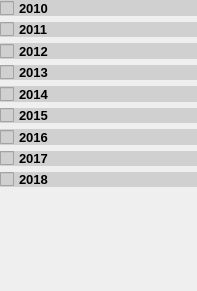
           <widget class="QWidget" name="scrollAreaWidgetContents_4">
            <property name="geometry">
             <rect>
              <x>0</x>
              <y>0</y>
              <width>197</width>
              <height>291</height>
             </rect>
            </property>
            <widget class="QWidget" name="gridLayoutWidget_2">
             <property name="geometry">
              <rect>
               <x>0</x>
               <y>0</y>
               <width>201</width>
               <height>187</height>
              </rect>
             </property>
             <layout class="QGridLayout" name="gridLayout_3">
              <item row="1" column="0">
               <widget class="QCheckBox" name="checkBox_16">
                <property name="font">
                 <font>
                  <pointsize>10</pointsize>
                  <weight>75</weight>
                  <bold>true</bold>
                 </font>
                </property>
                <property name="styleSheet">
                 <string notr="true">background-color: rgb(208, 208, 208);</string>
                </property>
                <property name="text">
                 <string>2011</string>
                </property>
               </widget>
              </item>
              <item row="6" column="0">
               <widget class="QCheckBox" name="checkBox_23">
                <property name="font">
                 <font>
                  <pointsize>10</pointsize>
                  <weight>75</weight>
                  <bold>true</bold>
                 </font>
                </property>
                <property name="styleSheet">
                 <string notr="true">background-color: rgb(208, 208, 208);</string>
                </property>
                <property name="text">
                 <string>2016</string>
                </property>
               </widget>
              </item>
              <item row="5" column="0">
               <widget class="QCheckBox" name="checkBox_22">
                <property name="font">
                 <font>
                  <pointsize>10</pointsize>
                  <weight>75</weight>
                  <bold>true</bold>
                 </font>
                </property>
                <property name="styleSheet">
                 <string notr="true">background-color: rgb(208, 208, 208);</string>
                </property>
                <property name="text">
                 <string>2015</string>
                </property>
               </widget>
              </item>
              <item row="8" column="0">
               <widget class="QCheckBox" name="checkBox_26">
                <property name="font">
                 <font>
                  <pointsize>10</pointsize>
                  <weight>75</weight>
                  <bold>true</bold>
                 </font>
                </property>
                <property name="styleSheet">
                 <string notr="true">background-color: rgb(208, 208, 208);</string>
                </property>
                <property name="text">
                 <string>2018</string>
                </property>
               </widget>
              </item>
              <item row="0" column="0">
               <widget class="QCheckBox" name="checkBox_29">
                <property name="font">
                 <font>
                  <pointsize>10</pointsize>
                  <weight>75</weight>
                  <bold>true</bold>
                 </font>
                </property>
                <property name="styleSheet">
                 <string notr="true">background-color: rgb(208, 208, 208);</string>
                </property>
                <property name="text">
                 <string>2010</string>
                </property>
               </widget>
              </item>
              <item row="2" column="0">
               <widget class="QCheckBox" name="checkBox_21">
                <property name="font">
                 <font>
                  <pointsize>10</pointsize>
                  <weight>75</weight>
                  <bold>true</bold>
                 </font>
                </property>
                <property name="styleSheet">
                 <string notr="true">background-color: rgb(208, 208, 208);</string>
                </property>
                <property name="text">
                 <string>2012</string>
                </property>
               </widget>
              </item>
              <item row="4" column="0">
               <widget class="QCheckBox" name="checkBox_20">
                <property name="font">
                 <font>
                  <pointsize>10</pointsize>
                  <weight>75</weight>
                  <bold>true</bold>
                 </font>
                </property>
                <property name="styleSheet">
                 <string notr="true">background-color: rgb(208, 208, 208);</string>
                </property>
                <property name="text">
                 <string>2014</string>
                </property>
               </widget>
              </item>
              <item row="3" column="0">
               <widget class="QCheckBox" name="checkBox_24">
                <property name="font">
                 <font>
                  <pointsize>10</pointsize>
                  <weight>75</weight>
                  <bold>true</bold>
                 </font>
                </property>
                <property name="styleSheet">
                 <string notr="true">background-color: rgb(208, 208, 208);</string>
                </property>
                <property name="text">
                 <string>2013</string>
                </property>
               </widget>
              </item>
              <item row="7" column="0">
               <widget class="QCheckBox" name="checkBox_25">
                <property name="font">
                 <font>
                  <pointsize>10</pointsize>
                  <weight>75</weight>
                  <bold>true</bold>
                 </font>
                </property>
                <property name="styleSheet">
                 <string notr="true">background-color: rgb(208, 208, 208);</string>
                </property>
                <property name="text">
                 <string>2017</string>
                </property>
               </widget>
              </item>
             </layout>
            </widget>
           </widget>
